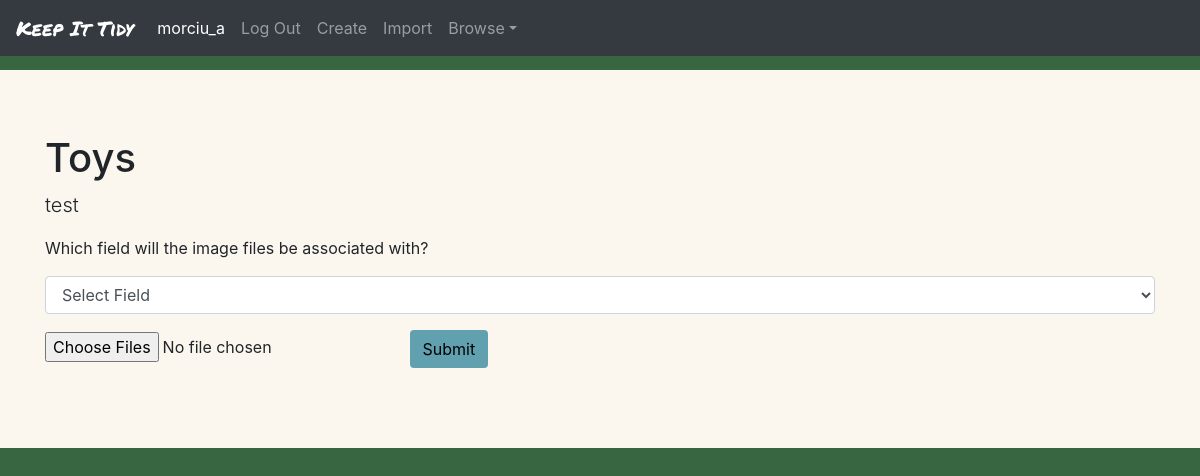
/upload_images/132 (signed in), run on the app's committed database.
### KeepItTidy/models.py (models this page shows, shortened)
class User(AbstractUser):
	pass

class Collection(models.Model):
	user = models.ForeignKey(User, on_delete=models.CASCADE, related_name="collection")
	name = models.CharField(max_length=200)
	description = models.CharField(max_length=200)

### KeepItTidy/views.py (the view)
# urls.py: path("upload_images/<int:collection_id>", views.upload_images, name="upload_images"),
@login_required
def upload_images(request, collection_id):
	current_user = request.user
	collection = Collection.objects.get(id=collection_id)
	field_dict = FieldDict.objects.get(collection=collection)
	fields = FieldNameTypePair.objects.filter(dictionary=field_dict)
	if request.method == "POST":
		associated_field = request.POST['selectedField']
		associated_field_obj = FieldNameTypePair.objects.get(field_name=associated_field)
		associated_field_type = associated_field_obj.field_type
		print(associated_field_type)
		if len(request.FILES) > 0:
			for i in request.FILES:
				for img_file in request.FILES.getlist(i):
					items = Item.objects.filter(collection=collection)
					collection_fields = FieldDict.objects.get(collection=collection)
					image_field = FieldNameTypePair.objects.filter(dictionary=collection_fields, field_type='image')
					print(image_field)
					if image_field.count() <= 0:
						print("FOUND IMAGE FIELD")
						name_type_pair = FieldNameTypePair(dictionary=collection_fields, field_name="Image", field_type='image')
						name_type_pair.save()
					for item in items:
						old_imgs = ImageField.objects.filter(item=item)
						file_names = []
						for img in old_imgs:
							file_names.append(img.file_name())
						if old_imgs.count() <= 0 or img_file.name not in file_names:
							if associated_field == "name":
								entry = item.name
							elif associated_field_type == "number":
								entry = str(NumberField.objects.get(item=item, name=associated_field).number)
							elif associated_field == 'text':
								entry = TextField.objects.get(item=item, name=associated_field).text
							if img_file.name.split('.')[0] in entry or entry in img_file.name.split('.')[0]:
								new_img = ImageField(name="Image", collection=collection, item=item, image=img_file)
								new_img.save()
						else:
							pass
		return render(request, "keepittidy/upload_images.html", {
				"user": current_user,
				"collection": collection,
				"fields": fields
				})
	else:
		return render(request, "keepittidy/upload_images.html", {
				"user": current_user,
				"collection": collection,
				"fields": fields
				})

### KeepItTidy/templates/keepittidy/upload_images.html (shortened to what this page needs)
{% extends "keepittidy/layout.html" %}
{% load static %}
{% block body %}
<div id="collection" class="jumbotron jumbotron-fluid">
	<div class="container">
		<h1 class="display-5">{{ collection.name }}</h1>
		<p class="lead">{{ collection.description }}</p>
	</div>
	<div class="container">
		<form action="{% url 'upload_images' collection.id %}" method="post" enctype="multipart/form-data">
			<div>
				<p>Which field will the image files be associated with?</p>
				<select class="form-control" name="selectedField" required>
        			<option selected="true" disabled="disabled" value="">Select Field</option>
		        </select>
		    </div>
			<input type="file" class="form-control-image {{field.field_type}}" name="{{field.field_name}} / {{field.field_type}}" multiple required>
		    <button type="submit" class="btn addButton">Submit</button>
		</form>
	</div>
</div>
{% endblock %}

### KeepItTidy/templates/keepittidy/layout.html (shortened to what this page needs)
{% load static %}
<!DOCTYPE html>
<html lang="en">
	<head>
		<link rel="stylesheet" href="https://cdn.jsdelivr.net/npm/bootstrap@4.6.0/dist/css/bootstrap.min.css">
		<link href="{% static 'KeepItTidy/styles.css' %}" rel="stylesheet">
	</head>
	<body>
		<nav class="navbar navbar-expand-md navbar-dark bg-dark fixed-top">
		  <a id="titleLogo" class="navbar-brand" href="{% url 'index' %}">Keep It Tidy</a>
		  {% if user.is_authenticated %}
		  <div class="navbar-collapse collapse" id="navbarDefault" style="">
		    <ul class="navbar-nav mr-auto">
		      <li class="nav-item active">
		        <a class="nav-link disabled">{{user.username}}<span class="sr-only">(current)</span></a>
		      </li>
		      <li class="nav-item">
		        <a class="nav-link" href="{% url 'logout' %}">Log Out</a>
		      </li>
		      <li class="nav-item">
		        <a class="nav-link" href="{% url 'create_collection' %}" tabindex="-1">Create
		        </a>
		      </li>
		      <li class="nav-item">
		        <a class="nav-link" href="{% url 'excel_import' %}" tabindex="-1">Import
		        </a>
		      </li>
		      <li class="nav-item dropdown" id="dropdown01">
		        <a class="nav-link dropdown-toggle" href="#" data-toggle="dropdown" aria-haspopup="true" aria-expanded="false">Browse</a>
		      </li>
		    </ul>
		  </div>
		  {% endif %}
		</nav>
	{% block body %}
	{% endblock %}
	</body>
</html>

### KeepItTidy/static/KeepItTidy/styles.css (style rules this page uses)
body { background-color: #386641; padding-top: 70px; }
.navbar { background-color: #6A994E; }
.btn { margin: 1em; }
#titleLogo { font-family: 'Permanent Marker', cursive; }
.jumbotron { background-color: #FBF7EF; }
.addButton { background-color: #61A0AF; color: black; }

### data on the page
User: username "morciu_a"
Collection: name "Toys", description "test"
